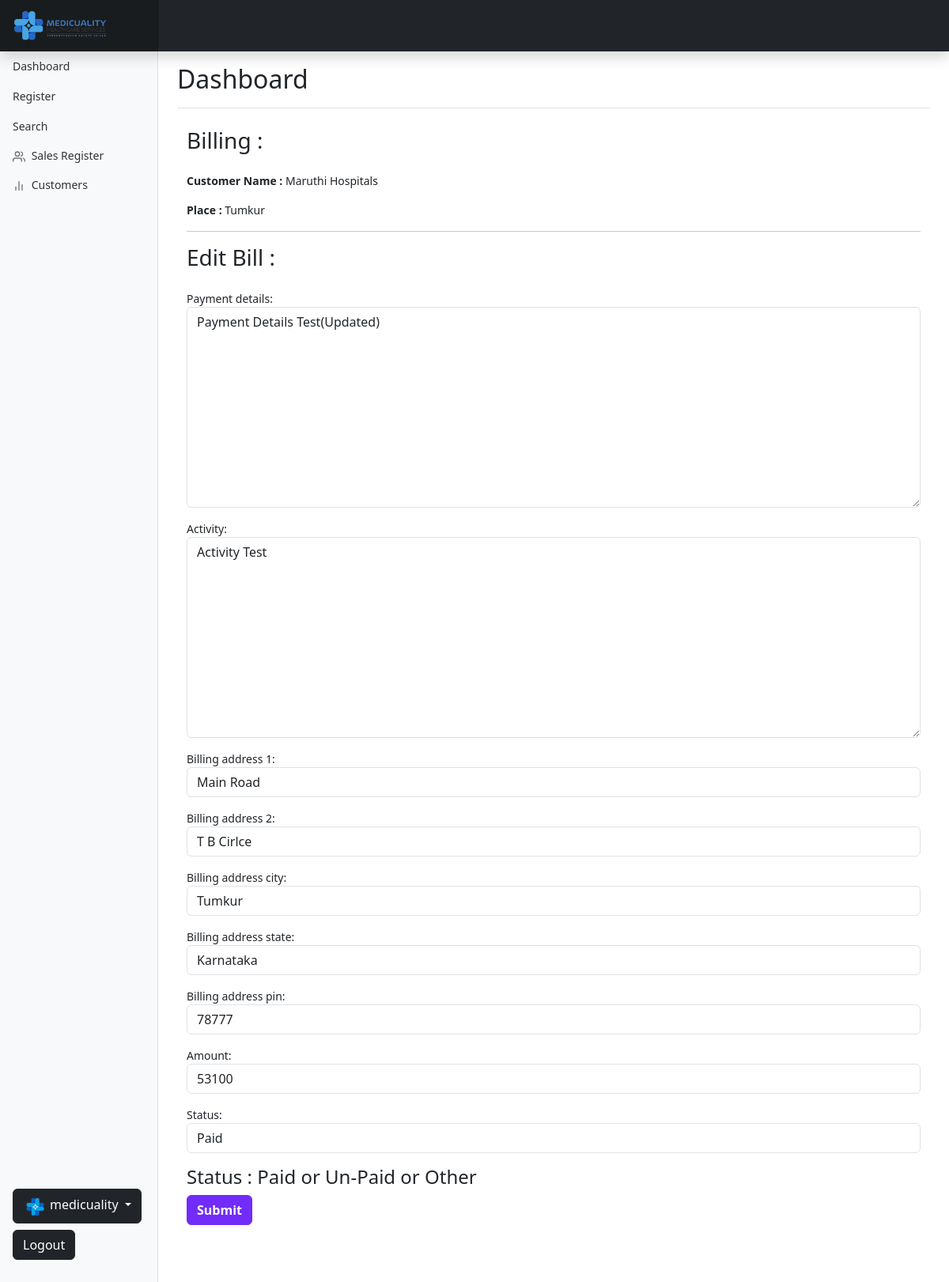
The app's page /editbill/1/ (signed in) with its own data.
### home/models.py (models this page shows, shortened)
class Patient_info(models.Model):
    patient_name = models.CharField(max_length=200, null=True)
    patient_phone = models.CharField(max_length=15, null=True)
    patient_gst_no  = models.CharField(max_length=200, null=True)
    patient_adress_1 = models.CharField(max_length=200, null=True)
    patient_address_2 = models.CharField(max_length=200, null=True)
    city = models.CharField(max_length=100, null=True)
    state = models.CharField(max_length=100, null=True)
    pin = models.CharField(max_length=6, null=True)
    created_on = models.DateTimeField(auto_now_add=True, null=True)

class Payment_info(models.Model):
    patient_id = models.ForeignKey(Patient_info, on_delete=models.CASCADE, null=True)
    payment_details = models.TextField(null=True)
    activity = models.TextField(null=True)
    billing_address_1 = models.CharField(max_length=200, null=True)
    billing_address_2 = models.CharField(max_length=200, null=True)
    billing_address_city = models.CharField(max_length=200, null=True)
    billing_address_state = models.CharField(max_length=200, null=True)
    billing_address_pin = models.CharField(max_length=200, null=True)
    amount = models.IntegerField(null=True)
    c_gst = models.IntegerField(null=True)
    s_gst = models.IntegerField(null=True)
    total_amount = models.IntegerField(null=True)
    status = models.CharField(max_length=200, null=True)
    time_stamp = models.DateTimeField(auto_now_add=True, null=True)

### home/views.py (the view)
# urls.py: path('editbill/<str:pk>/', views.EditBill, name='editbill'),
@login_required(login_url='loginPage')
def EditBill(request, pk):
    info = Payment_info.objects.get(id=pk)
    h = Patient_info.objects.get(id = info.patient_id.id)
    form = EditForm(instance=info)
    if request.method == 'POST':
         form = EditForm(request.POST, instance=info)
         if form.is_valid():
            rem = form.save()
            return redirect('search')
    return render(request, 'editbill.html', {'form':form, 'h':h})

### home/forms.py
class EditForm(ModelForm):
    class Meta:
        model = Payment_info
        fields = ('payment_details', 'activity', 'billing_address_1', 'billing_address_2', 'billing_address_city', 'billing_address_state', 'billing_address_pin','amount','status')

### templates/editbill.html (shortened to what this page needs)
{% extends 'index.html' %}
{% block dash %}
<div class="container my-4">
    <div class="h3">Billing : </div>
</div>
    <div class="container my-4">
      <div>
        <p><b>Customer Name :</b> {{h.patient_name}}</p>
        <p><b>Place : </b>{{h.city}}</p>
      </div>
      <h3>
        <hr>
        Edit Bill :
      </h3>
        <form action="" method="POST" class="pt-3 pb-5">
            {{form.as_p}}
            <h4>Status : Paid or Un-Paid or Other</h4>
            <button class="btn btn-bd-primary">Submit</button>
        </form>
    </div>
{% endblock %}

### templates/index.html (shortened to what this page needs)
{% load static %}
<!doctype html>
<html lang="en" data-bs-theme="auto">
    <link href="https://cdn.jsdelivr.net/npm/bootstrap@5.3.0-alpha3/dist/css/bootstrap.min.css" rel="stylesheet">
    <link rel="stylesheet" href="https://cdn.jsdelivr.net/npm/bootstrap-icons@1.10.5/font/bootstrap-icons.css">
<link href="../assets/dist/css/bootstrap.min.css" rel="stylesheet">
    <link href="{% static 'css/dashboard.css' %}" rel="stylesheet">
  </head>
  <body>
<header class="navbar navbar-dark sticky-top bg-dark flex-md-nowrap p-0 shadow">
  <a class="navbar-brand col-md-3 col-lg-2 me-0 px-3 fs-6" href="#"><img src="{% static 'images/logo.png' %}" style="width:120px" alt="" class="img-fluid"></a>
</header>
<div class="container-fluid">
  <div class="row">
    <nav id="sidebarMenu" class="col-md-3 col-lg-2 d-md-block bg-body-tertiary sidebar collapse">
      <div class="position-sticky pt-3 sidebar-sticky">
        <ul class="nav flex-column">
          <li class="nav-item">
            <a class="nav-link" aria-current="page" href="{% url 'dashboard' %}">
              Dashboard
            </a>
          </li>
          <li class="nav-item">
            <a class='nav-link' href="{% url 'register' %}">
              Register
            </a>
          </li>
          <li class="nav-item">
            <a class="nav-link" href="{% url 'search' %}">
              Search
            </a>
          </li>
          <li class="nav-item">
            <a class="nav-link" href="{% url 'salesregister' %}">
              <span data-feather="users" class="align-text-bottom"></span>
              Sales Register
            </a>
          </li>
          <li class="nav-item">
            <a class="nav-link" href="{% url 'customer' %}">
              <span data-feather="bar-chart-2" class="align-text-bottom"></span>
              Customers
            </a>
            <div style="bottom: 0;position: fixed;padding-bottom: 20px;">
              <div class="btn-group ms-3">
                <button type="button" class="btn btn-dark dropdown-toggle" data-bs-toggle="dropdown" aria-expanded="false">
                  <span><img src="{% static 'images/icon.png' %}" class="ronded-circle" style="width:30px;" alt=""><span class="ms-1">{{request.user.username}}</span></span>
                </button> <br>
              </div>
              <a class="nav-link" style="width:60px;" href="{% url 'LogoutPage' %}">
                <button class="btn btn-dark">Logout</button>
              </a>
            </div>
          </li>
        </ul>
      </div>
    </nav>
    <main class="col-md-9 ms-sm-auto col-lg-10 px-md-4">
      <div class="d-flex justify-content-between flex-wrap flex-md-nowrap align-items-center pt-3 pb-2 mb-3 border-bottom">
        <h1 class="h2">Dashboard</h1>
      </div>
      {% block dash %}{% endblock %}
    </main>
  </div>
</div>
  </body>
</html>

### static/css/dashboard.css (style rules this page uses)
body { font-size: .875rem; }
.feather { width: 16px; height: 16px; }
.sidebar { position: fixed; top: 0; bottom: 0; left: 0; z-index: 100; padding: 48px 0 0; box-shadow: inset -1px 0 0 rgba(0, 0, 0, .1); }
.sidebar-sticky { height: calc(100vh - 48px); overflow-x: hidden; overflow-y: auto; }
.sidebar .nav-link { font-weight: 500; color: #333; }
.sidebar .nav-link .feather { margin-right: 4px; color: #727272; }
.navbar-brand { padding-top: .75rem; padding-bottom: .75rem; background-color: rgba(0, 0, 0, .25); box-shadow: inset -1px 0 0 rgba(0, 0, 0, .25); }

### templates/index.html (style rules this page uses)
.btn-bd-primary { --bd-violet-bg: #712cf9; --bd-violet-rgb: 112.520718, 44.062154, 249.437846; --bs-btn-font-weight: 600; --bs-btn-color: var(--bs-white); --bs-btn-bg: var(--bd-violet-bg); --bs-btn-border-color: var(--bd-violet-bg); --bs-btn-hover-color: var(--bs-white); --bs-btn-hover-bg: #6528e0; --bs-btn-hover-border-color: #6528e0; --bs-btn-focus-shadow-rgb: var(--bd-violet-rgb); --bs-btn-active-color: var(--bs-btn-hover-color); --bs-btn-active-bg: #5a23c8; --bs-btn-active-border-color: #5a23c8; }

### records on screen
Patient_info: patient_name "Maruthi Hospitals", city "Tumkur"
Payment_info: payment_details "Payment Details Test(Updated)", activity "Activity Test", billing_address_1 "Main Road", billing_address_2 "T B Cirlce", billing_address_city "Tumkur", billing_address_state "Karnataka", billing_address_pin "78777", amount "53100", status "Paid"

### other values on screen
{{ request.user.username }} "medicuality"
